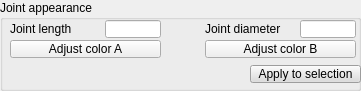
  <widget class="QGroupBox" name="groupBox_4">
   <property name="geometry">
    <rect>
     <x>10</x>
     <y>335</y>
     <width>361</width>
     <height>91</height>
    </rect>
   </property>
   <property name="title">
    <string>Joint appearance</string>
   </property>
   <property name="flat">
    <bool>true</bool>
   </property>
   <widget class="QLineEdit" name="qqDiameter">
    <property name="geometry">
     <rect>
      <x>300</x>
      <y>20</y>
      <width>56</width>
      <height>18</height>
     </rect>
    </property>
   </widget>
   <widget class="QLineEdit" name="qqLength">
    <property name="geometry">
     <rect>
      <x>105</x>
      <y>20</y>
      <width>56</width>
      <height>18</height>
     </rect>
    </property>
   </widget>
   <widget class="QLabel" name="label_11">
    <property name="geometry">
     <rect>
      <x>205</x>
      <y>20</y>
      <width>91</width>
      <height>18</height>
     </rect>
    </property>
    <property name="text">
     <string>Joint diameter</string>
    </property>
   </widget>
   <widget class="QLabel" name="label_12">
    <property name="geometry">
     <rect>
      <x>10</x>
      <y>20</y>
      <width>91</width>
      <height>18</height>
     </rect>
    </property>
    <property name="text">
     <string>Joint length</string>
    </property>
   </widget>
   <widget class="QToolButton" name="qqAdjustColorB">
    <property name="geometry">
     <rect>
      <x>205</x>
      <y>40</y>
      <width>151</width>
      <height>18</height>
     </rect>
    </property>
    <property name="focusPolicy">
     <enum>Qt::StrongFocus</enum>
    </property>
    <property name="text">
     <string>Adjust color B</string>
    </property>
   </widget>
   <widget class="QToolButton" name="qqAdjustColorA">
    <property name="geometry">
     <rect>
      <x>10</x>
      <y>40</y>
      <width>151</width>
      <height>18</height>
     </rect>
    </property>
    <property name="focusPolicy">
     <enum>Qt::StrongFocus</enum>
    </property>
    <property name="text">
     <string>Adjust color A</string>
    </property>
   </widget>
   <widget class="QToolButton" name="qqApplyAppearance">
    <property name="geometry">
     <rect>
      <x>250</x>
      <y>65</y>
      <width>111</width>
      <height>18</height>
     </rect>
    </property>
    <property name="palette">
     <palette>
      <active>
       <colorrole role="WindowText">
        <brush brushstyle="SolidPattern">
         <color alpha="255">
          <red>0</red>
          <green>0</green>
          <blue>0</blue>
         </color>
        </brush>
       </colorrole>
       <colorrole role="Button">
        <brush brushstyle="SolidPattern">
         <color alpha="255">
          <red>220</red>
          <green>220</green>
          <blue>220</blue>
         </color>
        </brush>
       </colorrole>
       <colorrole role="Light">
        <brush brushstyle="SolidPattern">
         <color alpha="255">
          <red>255</red>
          <green>255</green>
          <blue>255</blue>
         </color>
        </brush>
       </colorrole>
       <colorrole role="Midlight">
        <brush brushstyle="SolidPattern">
         <color alpha="255">
          <red>237</red>
          <green>237</green>
          <blue>237</blue>
         </color>
        </brush>
       </colorrole>
       <colorrole role="Dark">
        <brush brushstyle="SolidPattern">
         <color alpha="255">
          <red>110</red>
          <green>110</green>
          <blue>110</blue>
         </color>
        </brush>
       </colorrole>
       <colorrole role="Mid">
        <brush brushstyle="SolidPattern">
         <color alpha="255">
          <red>147</red>
          <green>147</green>
          <blue>147</blue>
         </color>
        </brush>
       </colorrole>
       <colorrole role="Text">
        <brush brushstyle="SolidPattern">
         <color alpha="255">
          <red>0</red>
          <green>0</green>
          <blue>0</blue>
         </color>
        </brush>
       </colorrole>
       <colorrole role="BrightText">
        <brush brushstyle="SolidPattern">
         <color alpha="255">
          <red>255</red>
          <green>255</green>
          <blue>255</blue>
         </color>
        </brush>
       </colorrole>
       <colorrole role="ButtonText">
        <brush brushstyle="SolidPattern">
         <color alpha="255">
          <red>0</red>
          <green>0</green>
          <blue>0</blue>
         </color>
        </brush>
       </colorrole>
       <colorrole role="Base">
        <brush brushstyle="SolidPattern">
         <color alpha="255">
          <red>255</red>
          <green>255</green>
          <blue>255</blue>
         </color>
        </brush>
       </colorrole>
       <colorrole role="Window">
        <brush brushstyle="SolidPattern">
         <color alpha="255">
          <red>220</red>
          <green>220</green>
          <blue>220</blue>
         </color>
        </brush>
       </colorrole>
       <colorrole role="Shadow">
        <brush brushstyle="SolidPattern">
         <color alpha="255">
          <red>0</red>
          <green>0</green>
          <blue>0</blue>
         </color>
        </brush>
       </colorrole>
       <colorrole role="AlternateBase">
        <brush brushstyle="SolidPattern">
         <color alpha="255">
          <red>237</red>
          <green>237</green>
          <blue>237</blue>
         </color>
        </brush>
       </colorrole>
       <colorrole role="ToolTipBase">
        <brush brushstyle="SolidPattern">
         <color alpha="255">
          <red>255</red>
          <green>255</green>
          <blue>220</blue>
         </color>
        </brush>
       </colorrole>
       <colorrole role="ToolTipText">
        <brush brushstyle="SolidPattern">
         <color alpha="255">
          <red>0</red>
          <green>0</green>
          <blue>0</blue>
         </color>
        </brush>
       </colorrole>
      </active>
      <inactive>
       <colorrole role="WindowText">
        <brush brushstyle="SolidPattern">
         <color alpha="255">
          <red>0</red>
          <green>0</green>
          <blue>0</blue>
         </color>
        </brush>
       </colorrole>
       <colorrole role="Button">
        <brush brushstyle="SolidPattern">
         <color alpha="255">
          <red>220</red>
          <green>220</green>
          <blue>220</blue>
         </color>
        </brush>
       </colorrole>
       <colorrole role="Light">
        <brush brushstyle="SolidPattern">
         <color alpha="255">
          <red>255</red>
          <green>255</green>
          <blue>255</blue>
         </color>
        </brush>
       </colorrole>
       <colorrole role="Midlight">
        <brush brushstyle="SolidPattern">
         <color alpha="255">
          <red>237</red>
          <green>237</green>
          <blue>237</blue>
         </color>
        </brush>
       </colorrole>
       <colorrole role="Dark">
        <brush brushstyle="SolidPattern">
         <color alpha="255">
          <red>110</red>
          <green>110</green>
          <blue>110</blue>
         </color>
        </brush>
       </colorrole>
       <colorrole role="Mid">
        <brush brushstyle="SolidPattern">
         <color alpha="255">
          <red>147</red>
          <green>147</green>
          <blue>147</blue>
         </color>
        </brush>
       </colorrole>
       <colorrole role="Text">
        <brush brushstyle="SolidPattern">
         <color alpha="255">
          <red>0</red>
          <green>0</green>
          <blue>0</blue>
         </color>
        </brush>
       </colorrole>
       <colorrole role="BrightText">
        <brush brushstyle="SolidPattern">
         <color alpha="255">
          <red>255</red>
          <green>255</green>
          <blue>255</blue>
         </color>
        </brush>
       </colorrole>
       <colorrole role="ButtonText">
        <brush brushstyle="SolidPattern">
         <color alpha="255">
          <red>0</red>
          <green>0</green>
          <blue>0</blue>
         </color>
        </brush>
       </colorrole>
       <colorrole role="Base">
        <brush brushstyle="SolidPattern">
         <color alpha="255">
          <red>255</red>
          <green>255</green>
          <blue>255</blue>
         </color>
        </brush>
       </colorrole>
       <colorrole role="Window">
        <brush brushstyle="SolidPattern">
         <color alpha="255">
          <red>220</red>
          <green>220</green>
          <blue>220</blue>
         </color>
        </brush>
       </colorrole>
       <colorrole role="Shadow">
        <brush brushstyle="SolidPattern">
         <color alpha="255">
          <red>0</red>
          <green>0</green>
          <blue>0</blue>
         </color>
        </brush>
       </colorrole>
       <colorrole role="AlternateBase">
        <brush brushstyle="SolidPattern">
         <color alpha="255">
          <red>237</red>
          <green>237</green>
          <blue>237</blue>
         </color>
        </brush>
       </colorrole>
       <colorrole role="ToolTipBase">
        <brush brushstyle="SolidPattern">
         <color alpha="255">
          <red>255</red>
          <green>255</green>
          <blue>220</blue>
         </color>
        </brush>
       </colorrole>
       <colorrole role="ToolTipText">
        <brush brushstyle="SolidPattern">
         <color alpha="255">
          <red>0</red>
          <green>0</green>
          <blue>0</blue>
         </color>
        </brush>
       </colorrole>
      </inactive>
      <disabled>
       <colorrole role="WindowText">
        <brush brushstyle="SolidPattern">
         <color alpha="255">
          <red>110</red>
          <green>110</green>
          <blue>110</blue>
         </color>
        </brush>
       </colorrole>
       <colorrole role="Button">
        <brush brushstyle="SolidPattern">
         <color alpha="255">
          <red>220</red>
          <green>220</green>
          <blue>220</blue>
         </color>
        </brush>
       </colorrole>
       <colorrole role="Light">
        <brush brushstyle="SolidPattern">
         <color alpha="255">
          <red>255</red>
          <green>255</green>
          <blue>255</blue>
         </color>
        </brush>
       </colorrole>
       <colorrole role="Midlight">
        <brush brushstyle="SolidPattern">
         <color alpha="255">
          <red>237</red>
          <green>237</green>
          <blue>237</blue>
         </color>
        </brush>
       </colorrole>
       <colorrole role="Dark">
        <brush brushstyle="SolidPattern">
         <color alpha="255">
          <red>110</red>
          <green>110</green>
          <blue>110</blue>
         </color>
        </brush>
       </colorrole>
       <colorrole role="Mid">
        <brush brushstyle="SolidPattern">
         <color alpha="255">
          <red>147</red>
          <green>147</green>
          <blue>147</blue>
         </color>
        </brush>
       </colorrole>
       <colorrole role="Text">
        <brush brushstyle="SolidPattern">
         <color alpha="255">
          <red>110</red>
          <green>110</green>
          <blue>110</blue>
         </color>
        </brush>
       </colorrole>
       <colorrole role="BrightText">
        <brush brushstyle="SolidPattern">
         <color alpha="255">
          <red>255</red>
          <green>255</green>
          <blue>255</blue>
         </color>
        </brush>
       </colorrole>
       <colorrole role="ButtonText">
        <brush brushstyle="SolidPattern">
         <color alpha="255">
          <red>110</red>
          <green>110</green>
          <blue>110</blue>
         </color>
        </brush>
       </colorrole>
       <colorrole role="Base">
        <brush brushstyle="SolidPattern">
         <color alpha="255">
          <red>220</red>
          <green>220</green>
          <blue>220</blue>
         </color>
        </brush>
       </colorrole>
       <colorrole role="Window">
        <brush brushstyle="SolidPattern">
         <color alpha="255">
          <red>220</red>
          <green>220</green>
          <blue>220</blue>
         </color>
        </brush>
       </colorrole>
       <colorrole role="Shadow">
        <brush brushstyle="SolidPattern">
         <color alpha="255">
          <red>0</red>
          <green>0</green>
          <blue>0</blue>
         </color>
        </brush>
       </colorrole>
       <colorrole role="AlternateBase">
        <brush brushstyle="SolidPattern">
         <color alpha="255">
          <red>220</red>
          <green>220</green>
          <blue>220</blue>
         </color>
        </brush>
       </colorrole>
       <colorrole role="ToolTipBase">
        <brush brushstyle="SolidPattern">
         <color alpha="255">
          <red>255</red>
          <green>255</green>
          <blue>220</blue>
         </color>
        </brush>
       </colorrole>
       <colorrole role="ToolTipText">
        <brush brushstyle="SolidPattern">
         <color alpha="255">
          <red>0</red>
          <green>0</green>
          <blue>0</blue>
         </color>
        </brush>
       </colorrole>
      </disabled>
     </palette>
    </property>
    <property name="focusPolicy">
     <enum>Qt::StrongFocus</enum>
    </property>
    <property name="text">
     <string>Apply to selection</string>
    </property>
   </widget>
  </widget>
